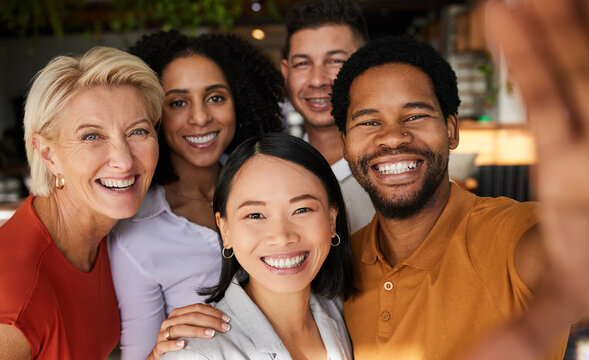
#> input picture group.jpg, 589 x 360 px
$ jupyter execute recognition.ipynb   (shell and % lines are left out)
#> lines starting #> are read from the running program, lines starting #| are printed output that depends on the picture
[cell 1]
import cv2
import numpy

face = cv2.imread('./group.jpg', cv2.IMREAD_GRAYSCALE)
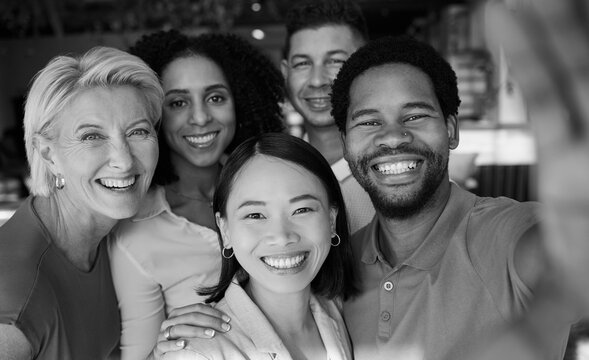
#> face: shape (360, 589); min 0, max 255, mean 101.1

matrix = numpy.array(face)
print(matrix[:5,:5])
#| [[17 17 17 18 18]
#|  [18 18 18 18 18]
#|  [19 19 19 19 18]
#|  [21 21 21 20 19]
#|  [22 22 22 21 20]]
print(matrix.shape)
#| (360, 589)
print(matrix)
#> (printed output is left out)

#print(matrix[355:360, 584:589])
